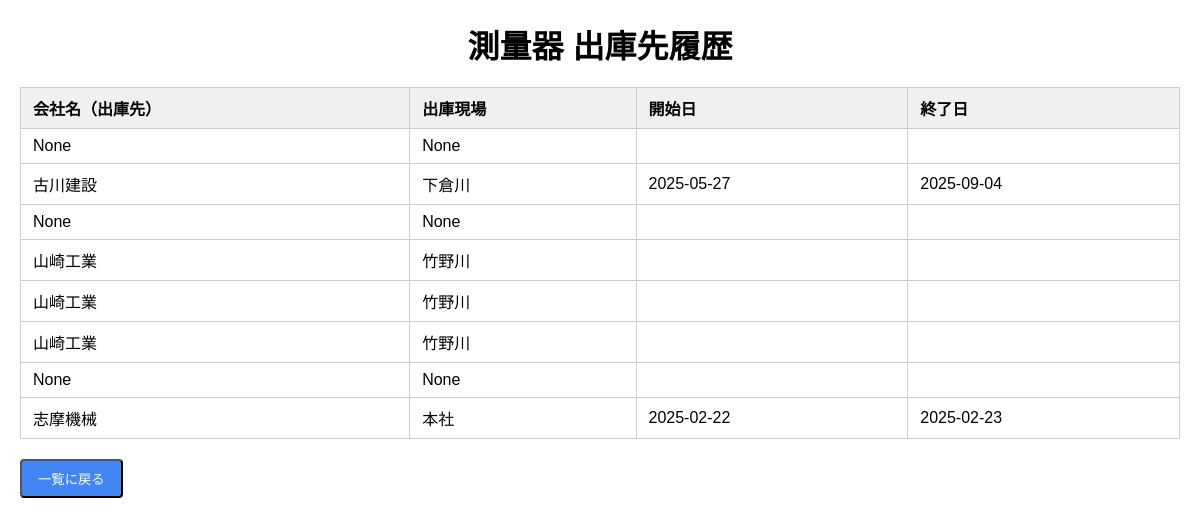
Page /surveying_shipment_history/3 on the earlier database version.
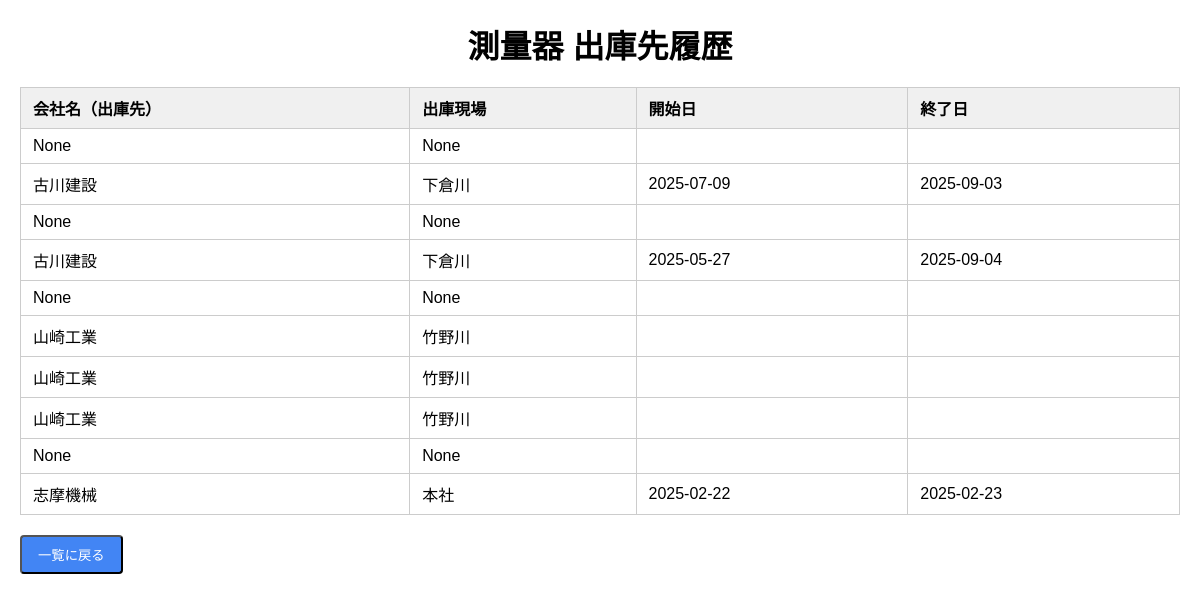
Same page on the later database version.
### models.py (models this page shows, shortened)
class SurveyingShipmentHistory(db.Model):
    __tablename__ = 'surveying_shipment_history'
    id = db.Column(db.Integer, primary_key=True)
    tool_id = db.Column(db.Integer, db.ForeignKey('surveying_tools.id'), nullable=False)
    shipment_location = db.Column(db.String(100))
    shipment_site = db.Column(db.String(100))
    shipment_start_date = db.Column(db.Date)
    shipment_end_date = db.Column(db.Date)
    updated_at = db.Column(db.DateTime, default=datetime.utcnow)

### main.py (the view)
@app.route('/surveying_shipment_history/<int:tool_id>')
def surveying_shipment_history(tool_id):
    history_records = get_surveying_shipment_history(tool_id)
    return render_template('surveying_shipment_history.html', history=history_records)

### main.py (called while the page is built)
def get_surveying_shipment_history(tool_id):
    return SurveyingShipmentHistory.query.filter_by(tool_id=tool_id)\
        .order_by(SurveyingShipmentHistory.updated_at.desc()).all()

### templates/surveying_shipment_history.html (shortened to what this page needs)
<!DOCTYPE html>
<html lang="ja">
<head>
  <link rel="stylesheet" href="{{ url_for('static', filename='shipment_history.css') }}" />
</head>
<body>
  <h1>測量器 出庫先履歴</h1>
  {% if history %}
  <table>
    <thead>
      <tr>
        <th>会社名（出庫先）</th>
        <th>出庫現場</th>
        <th>開始日</th>
        <th>終了日</th>
      </tr>
    </thead>
    <tbody>
      {% for record in history %}
      <tr>
        <td>{{ record.shipment_location }}</td>
        <td>{{ record.shipment_site }}</td>
        <td>{{ record.shipment_start_date.strftime('%Y-%m-%d') if record.shipment_start_date else '' }}</td>
        <td>{{ record.shipment_end_date.strftime('%Y-%m-%d') if record.shipment_end_date else '' }}</td>
      </tr>
      {% endfor %}
    </tbody>
  </table>
  {% else %}
  <p class="no-history">履歴はまだありません。</p>
  {% endif %}
  <button onclick="window.close()" class="back-button">一覧に戻る</button>
</body>
</html>

Differences in the rows shown:
added SurveyingShipmentHistory: shipment_location "None", shipment_site "None"
added SurveyingShipmentHistory: shipment_location "古川建設", shipment_site "下倉川", shipment_start_date "2025-07-09", shipment_end_date "2025-09-03"
